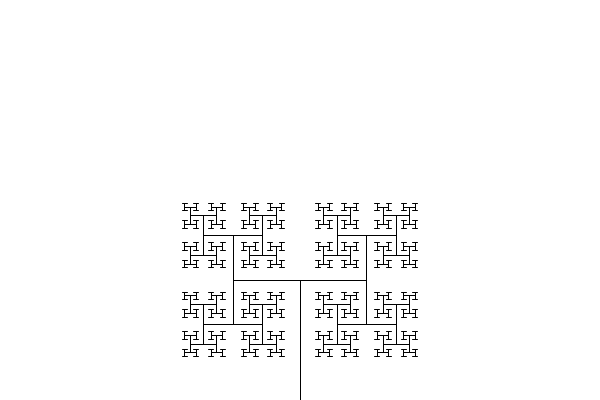
Frame 1 (no input)
Frame 60 (the mouse pressed at the canvas centre just before this capture): identical to frame 1, image omitted
Frame 120 (the mouse held since frame 60 and released just before this capture): identical to frame 1, image omitted

The Processing sketch that drew this single still picture (run headless with seeded random() and noise(); from frame 60 on, the mouse is pressed at the canvas centre):

// Processing sketch: pr2_fractal
// ── pr2_fractal.pde

float theta;

void setup(){
 size(600,400); 
}

void draw(){
  background(255);
  stroke(0);
  theta = PI/2;
  translate(width/2, height);
  line(0,0,0,-120);
  translate(0,-120);
  branch(100);
}

void branch(float h){
 h *=2.0/3.0;
 
 if(h>2){
  pushMatrix();
  rotate(theta);
  line(0,0,0,-h);
  translate(0,-h);
  branch(h);
  rotate(-theta);
  popMatrix();
  
    pushMatrix();
  rotate(-theta);
  line(0,0,0,-h);
  translate(0,-h);
  branch(h);
  popMatrix();
  
 }
}
